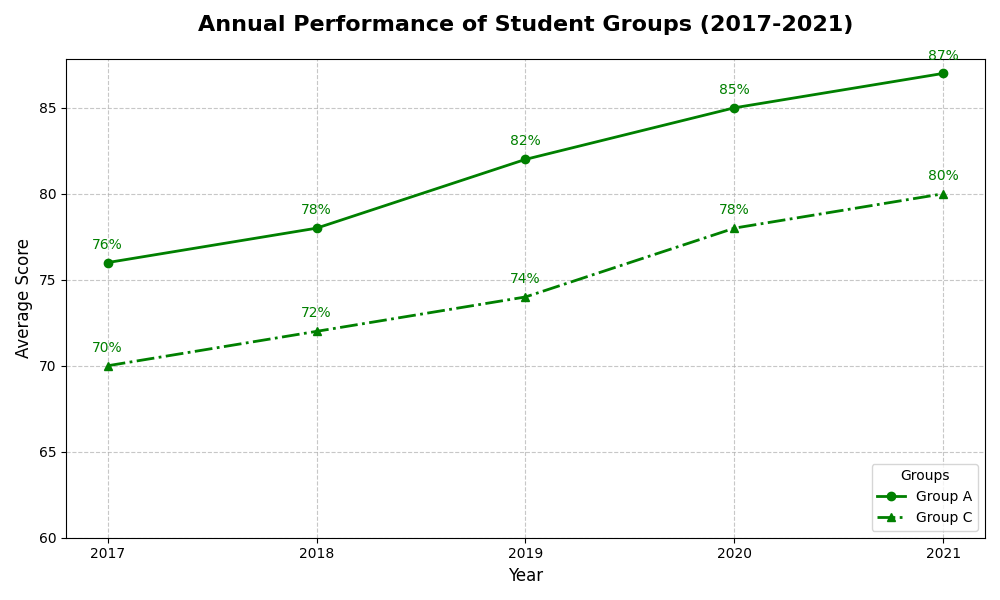

Write the Python code that produced this figure.
import numpy as np
import matplotlib.pyplot as plt

years = np.array([2017, 2018, 2019, 2020, 2021])
group_a_scores = np.array([76, 78, 82, 85, 87])
group_c_scores = np.array([70, 72, 74, 78, 80])

fig, ax = plt.subplots(figsize=(10, 6))

ax.plot(years, group_a_scores, label='Group A', marker='o', linestyle='-', linewidth=2, markersize=6, color='green')
ax.plot(years, group_c_scores, label='Group C', marker='^', linestyle='-.', linewidth=2, markersize=6, color='green')

ax.set_title('Annual Performance of Student Groups (2017-2021)', fontsize=16, fontweight='bold', pad=20)
ax.set_xlabel('Year', fontsize=12)
ax.set_ylabel('Average Score', fontsize=12)

ax.set_xticks(years)
ax.set_yticks(np.arange(60, 90, 5))

ax.grid(True, linestyle='--', alpha=0.7)

ax.legend(loc='lower right', title='Groups')

for i in range(len(years)):
    ax.annotate(f'{group_a_scores[i]}%', xy=(years[i], group_a_scores[i]), textcoords="offset points", xytext=(0, 10), ha='center', color='green')
    ax.annotate(f'{group_c_scores[i]}%', xy=(years[i], group_c_scores[i]), textcoords="offset points", xytext=(0, 10), ha='center', color='green')

plt.tight_layout()
plt.show()
